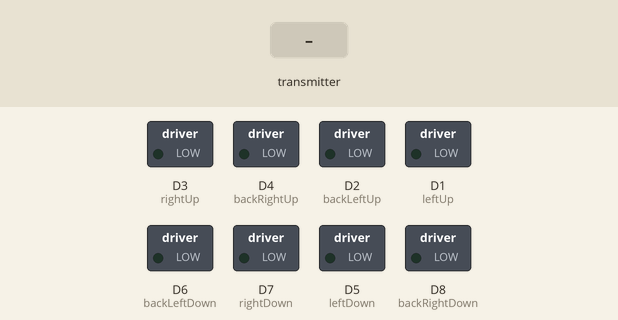
This program was run on a simulated ESP8266 (NodeMCU). Parts: switched loads named in the program (green lamp = pin HIGH). The inputs (shaded band) are chosen by the test bench.

Above: at 1.2 s.
1.3 s: the transmitter starts sending a = 0
At 2.5 s:
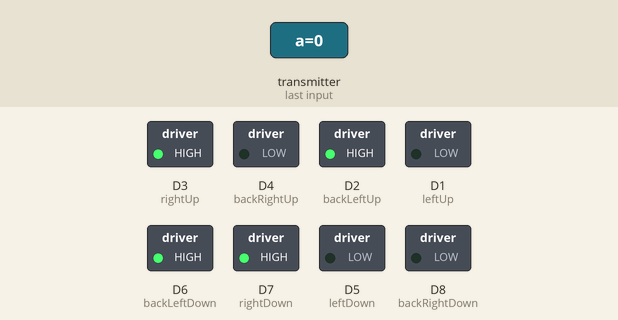
2.8 s: the transmitter starts sending bx = 256
At 3.5 s:
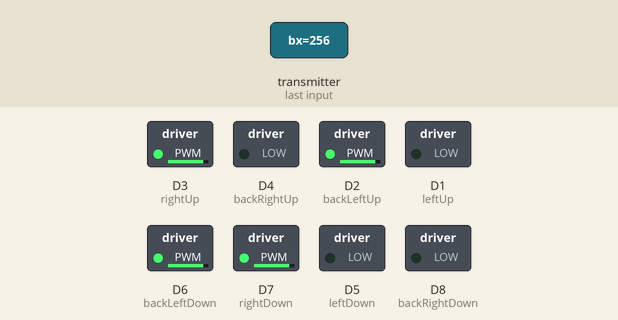
4.3 s: the transmitter starts sending bx = 512
At 4.6 s:
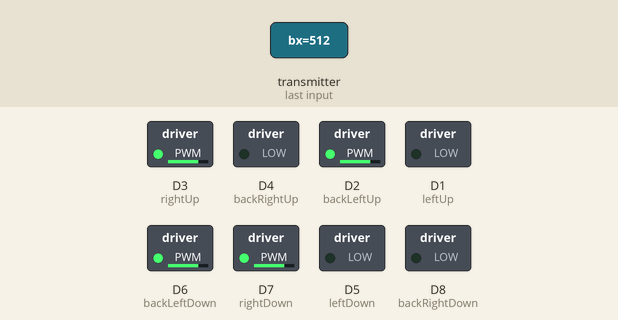
5.8 s: the transmitter starts sending bx = 1023
At 7.0 s:
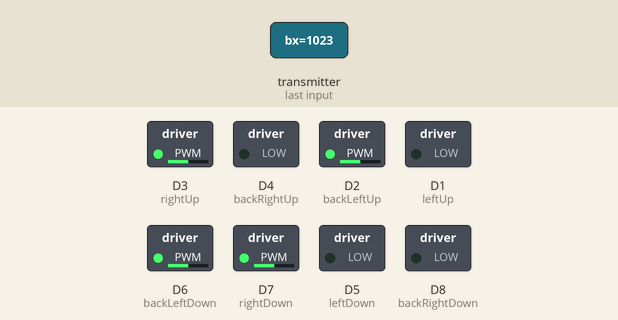
Timing chart, 0 to 8.3 s (numbered marks = the images above; inputs shaded):
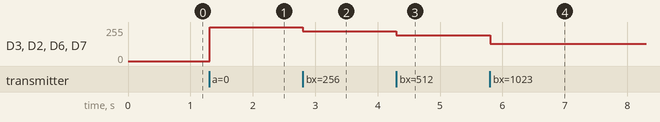

Measured:
- after the input at 1.3 s, D3 (rightUp), D2 (backLeftUp), D6 (backLeftDown), D7 (rightDown): 0/255 → 255/255 at once
- after the input at 2.8 s, D3 (rightUp), D2 (backLeftUp), D6 (backLeftDown), D7 (rightDown): 255/255 → 224/255 at once
- after the input at 4.3 s, D3 (rightUp), D2 (backLeftUp), D6 (backLeftDown), D7 (rightDown): 224/255 → 192/255 at once
- after the input at 5.8 s, D3 (rightUp), D2 (backLeftUp), D6 (backLeftDown), D7 (rightDown): 192/255 → 128/255 at once

The program:

main.cpp
```cpp
#include <Arduino.h>
#include <cstdlib>
/*
  Rui Santos
  Complete project details at https://RandomNerdTutorials.com/esp-now-esp8266-nodemcu-arduino-ide/

  Permission is hereby granted, free of charge, to any person obtaining a copy
  of this software and associated documentation files.

  The above copyright notice and this permission notice shall be included in all
  copies or substantial portions of the Software.
*/

#include <ESP8266WiFi.h>
#include <espnow.h>

const int leftUp    = D1;  // 连接第一个LED的引脚
const int rightUp   = D3;  // 连接第二个LED的引脚
const int leftDown  = D5;  // 连接第三个LED的引脚
const int rightDown = D7;  // 连接第四个LED的引脚
const int backLeftUp    = D2;  // 连接第一个LED的引脚
const int backRightUp   = D4;  // 连接第二个LED的引脚
const int backLeftDown  = D6;  // 连接第三个LED的引脚
const int backRightDown = D8;  // 连接第四个LED的引脚

const int MAX_SPEED = 255;
const int MIN_SPEED = 50;
const int MIN_TURN = 50;

const int GD_CLEAR = 0;
const int GD_FORWARD = 1;
const int GD_BACKWARD = 2;
const int GD_TURN_LEFT = 3;
const int GD_TRUN_RIGHT = 4;

int gdirection = 0; //

// Structure example to send data
// Must match the receiver structure
typedef struct struct_message {
  char a[32];
  int ax;
  int ay;
  int bx;
  int by;
} struct_message;

// Create a struct_message called myData
struct_message myData;

int mapValue(int value, int div) {
  // 检查输入值是否在有效范围内
  if (value < 0 || value > 4095) {
    return -1; // 或抛出异常，表示输入值无效
  }

  // 计算映射后的值
  int mappedValue = (value - 2048) / div;

  return mappedValue;
}

  // 函数功能：计算四轮小车的左右轮速度
// 输入：
//   speed：油门大小，范围 -255 到 255
//   direction：转向方向，范围 -127 到 127
// 返回值：
//   一个数组，分别表示左轮和右轮的速度
int* calculateWheelSpeeds(int speed, int direction) {
    static int wheelSpeeds[2]; // 静态数组，用于存储左右轮速度
    speed = abs(speed);
    // 计算左右轮速度
    if (abs(direction) < MIN_TURN) {
        // 方向值较小，不转向，左右轮速度相同
        wheelSpeeds[0] = speed;
        wheelSpeeds[1] = speed;
    } else {
        wheelSpeeds[0] = speed + direction; // 左轮速度
        wheelSpeeds[1] = speed - direction; // 右轮速度
    }
    for(int i = 0; i < 2; i++) {
      if(wheelSpeeds[i] < MIN_SPEED) {
        wheelSpeeds[i] = MIN_SPEED;
      } else if (wheelSpeeds[i] > MAX_SPEED) {
        wheelSpeeds[i] = MAX_SPEED;
      }
    }

    return wheelSpeeds;
}

void forward(int* wheelSpeed) {
  analogWrite(leftUp, wheelSpeed[0]);
  analogWrite(rightUp, wheelSpeed[1]);
  analogWrite(leftDown, wheelSpeed[0]);
  analogWrite(rightDown, wheelSpeed[1]);
}

void backward(int* wheelSpeed) {
  analogWrite(backLeftUp, wheelSpeed[0]);
  analogWrite(backLeftDown, wheelSpeed[0]);
  analogWrite(backRightUp, wheelSpeed[1]);
  analogWrite(backRightDown, wheelSpeed[1]);
}

void clear(int direction) {
  extern int gdirection;
  // Serial.println("before clear :" + String(gdirection) + " / " + String(direction));
  if (direction == gdirection ) {
    return;
  }
  gdirection = direction;
  digitalWrite(D1, LOW);
  digitalWrite(D2, LOW);
  digitalWrite(D3, LOW);
  digitalWrite(D4, LOW);
  digitalWrite(D5, LOW);
  digitalWrite(D6, LOW);
  digitalWrite(D7, LOW);
  digitalWrite(D8, LOW);
  // Serial.println("after clear :" + String(gdirection) + " / " + String(direction));
  delay(10);
}

// 函数功能：计算四轮小车原地左右转的速度
// 输入：
//   direction：转向方向，范围 -255 到 255
// 返回值：
//   一个数组，分别表示左前轮、右前轮、左后轮、右后轮的速度
int* calculateWheelSpeedsForTurn(int direction) {
    static int wheelSpeeds[4]; // 静态数组，用于存储四个轮子的速度
    // 计算轮子速度
    if (abs(direction) < MIN_TURN) {
        // 方向值较小，不转向，所有轮子速度为0
        for (int i = 0; i < 4; ++i) {
            wheelSpeeds[i] = 0;
        }
    } else {
        // 根据转向方向计算轮子速度
        int directionSign = direction > 0 ? 1 : -1; // 获取转向方向符号
        for (int i = 0; i < 4; ++i) {
            wheelSpeeds[i] = abs(directionSign * (i % 2 ? -direction : direction));
        }
    }

    return wheelSpeeds;
}

// Callback function that will be executed when data is received
void OnDataRecv(uint8_t * mac, uint8_t *incomingData, uint8_t len) {
  memcpy(&myData, incomingData, sizeof(myData));
  int speed = mapValue(myData.ay, 8);
  int direction = mapValue(myData.ax, 16);
  int turn = mapValue(myData.bx, 8);
  if(abs(direction) < 10) {
    direction = 0;
  }

  if(abs(turn) >= MIN_TURN) {
    int* wheelSpeed = calculateWheelSpeedsForTurn(turn);
    if(turn < 0) {
      clear(GD_TURN_LEFT);
      analogWrite(backLeftUp, wheelSpeed[0]);
      analogWrite(rightUp, wheelSpeed[1]);
      analogWrite(backLeftDown, wheelSpeed[2]);
      analogWrite(rightDown, wheelSpeed[3]);
    } else {
      clear(GD_TRUN_RIGHT);
      analogWrite(leftUp, wheelSpeed[0]);
      analogWrite(backRightUp, wheelSpeed[1]);
      analogWrite(leftDown, wheelSpeed[2]);
      analogWrite(backRightDown, wheelSpeed[3]);
    }
  } else if (abs(speed) < MIN_SPEED) {
    //
    clear(GD_CLEAR);
  } else if(speed < 0) {
    // 前进
    clear(GD_FORWARD);
    int* wheelSpeed = calculateWheelSpeeds(speed, direction);
    forward(wheelSpeed);
  } else {
    // 后退
    clear(GD_BACKWARD);
    int* wheelSpeed = calculateWheelSpeeds(speed, direction);
    backward(wheelSpeed);
  }
}

void setup() {
  pinMode(D1, OUTPUT);
  pinMode(D2, OUTPUT);
  pinMode(D3, OUTPUT);
  pinMode(D4, OUTPUT);
  pinMode(D5, OUTPUT);
  pinMode(D6, OUTPUT);
  pinMode(D7, OUTPUT);
  pinMode(D8, OUTPUT);
  clear(GD_CLEAR);
  // Initialize Serial Monitor
  Serial.begin(115200);

  // Set device as a Wi-Fi Station
  WiFi.mode(WIFI_STA);

  // Init ESP-NOW
  if (esp_now_init() != 0) {
    Serial.println("Error initializing ESP-NOW");
    return;
  }

  // Once ESPNow is successfully Init, we will register for recv CB to
  // get recv packer info
  esp_now_set_self_role(ESP_NOW_ROLE_SLAVE);
  esp_now_register_recv_cb(OnDataRecv);
}

void loop() {
}

/*
#include <Arduino.h>
#include "wifiController.h"
#include "espnowController.h"
#include <espnow.h>

WiFiController wifiController("wklzz", "wkwkwkwk");
EspNowController espNowController;
uint8_t broadCastAddress[] = {0xFF, 0xFF, 0xFF, 0xFF, 0xFF, 0xFF};
u8 espNowChannel = 1;

const u8 REQ_CONNECT[] = "REQ_CONNECT";
const u8 CONFIRM_CONNECTED[] = "CONFIRM_CONNECTED";

const int leftUp    = D1;  // 连接第一个LED的引脚
const int rightUp   = D3;  // 连接第二个LED的引脚
const int leftDown  = D5;  // 连接第三个LED的引脚
const int rightDown = D7;  // 连接第四个LED的引脚

void espNowCallback(uint8_t *mac_addr, uint8_t *data, uint8_t len) {
  Serial.print("Received ESP-NOW packet from: ");
}
void setup() {
  Serial.begin(115200);
  WiFi.mode(WIFI_STA);
  esp_now_init();
  esp_now_set_self_role(ESP_NOW_ROLE_COMBO);
  esp_now_register_recv_cb(espNowCallback);
  pinMode(D1, OUTPUT);
  pinMode(D2, OUTPUT);
  pinMode(D3, OUTPUT);
  pinMode(D4, OUTPUT);
  pinMode(D5, OUTPUT);
  pinMode(D6, OUTPUT);
  pinMode(D7, OUTPUT);
  pinMode(D8, OUTPUT);
  digitalWrite(D1, LOW);
  digitalWrite(D2, LOW);
  digitalWrite(D3, LOW);
  digitalWrite(D4, LOW);
  digitalWrite(D5, LOW);
  digitalWrite(D6, LOW);
  digitalWrite(D7, LOW);
  digitalWrite(D8, LOW);
}

void loop() {
  // put your main code here, to run repeatedly:
  // int ret = esp_now_send(NULL, (uint8_t *)REQ_CONNECT, sizeof(REQ_CONNECT));
  // Serial.print("ret: ");
  // Serial.println(ret);
  // Serial.println("sent!!!!!");
  // delay(1000);

// int max = 255;
// int min = 50;
// for(int i = min; i < max; i++) {
//   analogWrite(leftUp, i);
//   analogWrite(rightUp, i);
//   analogWrite(leftDown, i);
//   analogWrite(rightDown, i);
//   delay(10);
// }
// for(int i = max; i > min; i--) {
//     analogWrite(leftUp, i);
//   analogWrite(rightUp, i);
//   analogWrite(leftDown, i);
//   analogWrite(rightDown, i);
//   delay(10);
// }

}
*/
```
